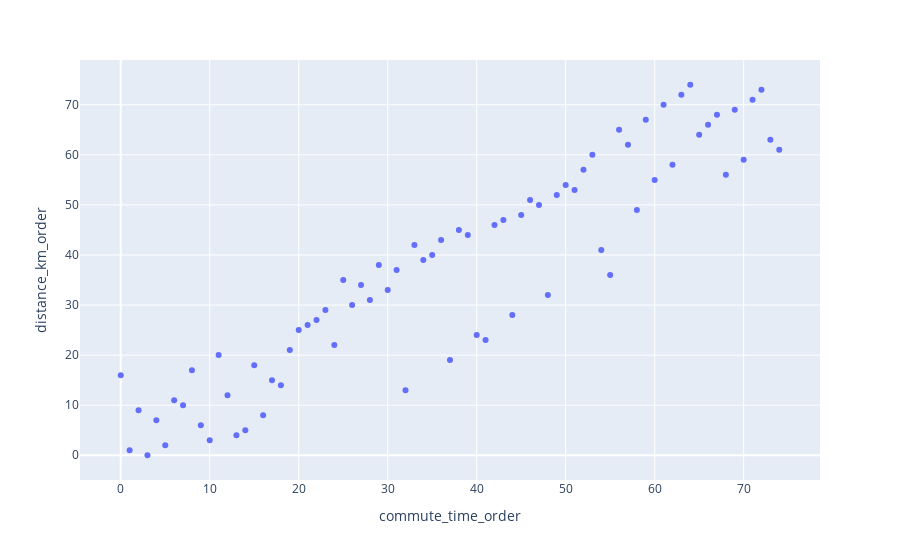

Write notebook code for a chart like this one.
### Code cell
px.scatter(stations_area,
           x = 'commute_time_order',
           y = 'distance_km_order',
           hover_data=['station'])

### Figure 1 — Plotly figure (JSON) as saved in the notebook; plotly's stock layout.template omitted (floating-point values rounded to 4 significant figures)
{"data": [{"customdata": [["finch"], ["north york centre"], ["sheppard yonge"], ["york mills"], ["lawrence"], ["eglinton"], ["davisville"], ["st clair"], ["summerhill"], ["rosedale"], ["bloor yonge"], ["wellesley"], ["college"], ["dundas"], ["queen"], ["king"], ["union"], ["st andrew"], ["osgoode"], ["st patrick"], ["queens park"], ["museum"], ["st george"], ["spadina"], ["dupont"], ["st clair west"], ["eglinton west"], ["glencairn"], ["lawrence west"], ["yorkdale"], ["wilson"], ["sheppard west"], ["downsview park"], ["finch west"], ["york university"], ["pioneer village"], ["highway 407"], ["vaughan metropolitan centre"], ["kipling"], ["islington"], ["royal york"], ["old mill"], ["jane"], ["runnymede"], ["high park"], ["keele"], ["dundas west"], ["lansdowne"], ["dufferin"], ["ossington"], ["christie"], ["bathurst"], ["bay"], ["sherbourne"], ["castle frank"], ["broadview"], ["chester"], ["pape"], ["donlands"], ["greenwood"], ["coxwell"], ["woodbine"], ["main street"], ["victoria park"], ["warden"], ["kennedy"], ["lawrence east"], ["ellesmere"], ["midland"], ["scarborough centre"], ["mccowan"], ["bayview"], ["bessarion"], ["leslie"], ["don mills"]], "hovertemplate": "commute_time_order=%{x}<br>distance_km_order=%{y}<br>station=%{customdata[0]}<extra></extra>", "legendgroup": "", "marker": {"color": "#636efa", "symbol": "circle"}, "mode": "markers", "name": "", "orientation": "v", "showlegend": false, "type": "scatter", "x": [65, 62, 60, 58, 54, 48, 44, 41, 37, 32, 16, 14, 9, 7, 18, 15, 11, 8, 6, 4, 1, 3, 5, 10, 12, 40, 27, 29, 33, 38, 45, 50, 53, 56, 59, 61, 63, 64, 52, 49, 46, 43, 39, 35, 31, 25, 28, 22, 20, 19, 17, 2, 13, 0, 24, 21, 23, 26, 30, 55, 34, 36, 42, 47, 51, 57, 66, 67, 69, 71, 72, 68, 70, 74, 73], "xaxis": "x", "y": [64, 58, 55, 49, 41, 32, 28, 23, 19, 13, 8, 5, 6, 10, 14, 18, 20, 17, 11, 7, 1, 0, 2, 3, 12, 24, 34, 38, 42, 45, 48, 54, 60, 65, 67, 70, 72, 74, 57, 52, 51, 47, 44, 40, 37, 35, 31, 27, 25, 21, 15, 9, 4, 16, 22, 26, 29, 30, 33, 36, 39, 43, 46, 50, 53, 62, 66, 68, 69, 71, 73, 56, 59, 61, 63], "yaxis": "y"}], "layout": {"legend": {"tracegroupgap": 0}, "margin": {"t": 60}, "xaxis": {"anchor": "y", "domain": [0, 1], "title": {"text": "commute_time_order"}}, "yaxis": {"anchor": "x", "domain": [0, 1], "title": {"text": "distance_km_order"}}}}
